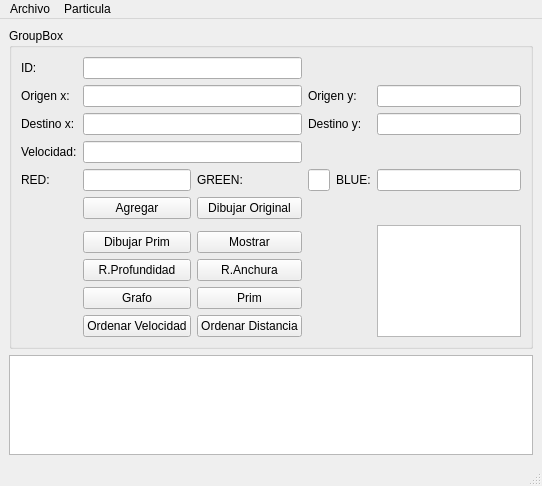
<?xml version="1.0" encoding="UTF-8"?>
<ui version="4.0">
 <class>MainWindow</class>
 <widget class="QMainWindow" name="MainWindow">
  <property name="geometry">
   <rect>
    <x>0</x>
    <y>0</y>
    <width>542</width>
    <height>486</height>
   </rect>
  </property>
  <property name="windowTitle">
   <string>MainWindow</string>
  </property>
  <widget class="QWidget" name="centralwidget">
   <layout class="QGridLayout" name="gridLayout">
    <item row="1" column="0">
     <widget class="QGraphicsView" name="graphicsView"/>
    </item>
    <item row="0" column="0">
     <widget class="QGroupBox" name="groupBox">
      <property name="title">
       <string>GroupBox</string>
      </property>
      <layout class="QGridLayout" name="gridLayout_2">
       <item row="0" column="0">
        <widget class="QLabel" name="label">
         <property name="text">
          <string>ID:</string>
         </property>
        </widget>
       </item>
       <item row="0" column="1" colspan="2">
        <widget class="QLineEdit" name="lineEdit"/>
       </item>
       <item row="1" column="0">
        <widget class="QLabel" name="label_2">
         <property name="text">
          <string>Origen x:</string>
         </property>
        </widget>
       </item>
       <item row="1" column="1" colspan="2">
        <widget class="QLineEdit" name="lineEdit_2"/>
       </item>
       <item row="1" column="3" colspan="2">
        <widget class="QLabel" name="label_6">
         <property name="text">
          <string>Origen y:</string>
         </property>
        </widget>
       </item>
       <item row="1" column="5">
        <widget class="QLineEdit" name="lineEdit_6"/>
       </item>
       <item row="2" column="0">
        <widget class="QLabel" name="label_3">
         <property name="text">
          <string>Destino x:</string>
         </property>
        </widget>
       </item>
       <item row="2" column="1" colspan="2">
        <widget class="QLineEdit" name="lineEdit_3"/>
       </item>
       <item row="2" column="3" colspan="2">
        <widget class="QLabel" name="label_7">
         <property name="text">
          <string>Destino y:</string>
         </property>
        </widget>
       </item>
       <item row="2" column="5">
        <widget class="QLineEdit" name="lineEdit_7"/>
       </item>
       <item row="3" column="0">
        <widget class="QLabel" name="label_4">
         <property name="text">
          <string>Velocidad:</string>
         </property>
        </widget>
       </item>
       <item row="3" column="1" colspan="2">
        <widget class="QLineEdit" name="lineEdit_4"/>
       </item>
       <item row="4" column="0">
        <widget class="QLabel" name="label_5">
         <property name="text">
          <string>RED:</string>
         </property>
        </widget>
       </item>
       <item row="4" column="1">
        <widget class="QLineEdit" name="lineEdit_5"/>
       </item>
       <item row="4" column="2">
        <widget class="QLabel" name="label_8">
         <property name="text">
          <string>GREEN:</string>
         </property>
        </widget>
       </item>
       <item row="4" column="3">
        <widget class="QLineEdit" name="lineEdit_8"/>
       </item>
       <item row="4" column="4">
        <widget class="QLabel" name="label_9">
         <property name="text">
          <string>BLUE:</string>
         </property>
        </widget>
       </item>
       <item row="4" column="5">
        <widget class="QLineEdit" name="lineEdit_9"/>
       </item>
       <item row="5" column="1">
        <widget class="QPushButton" name="pushButton">
         <property name="text">
          <string>Agregar</string>
         </property>
        </widget>
       </item>
       <item row="8" column="1">
        <widget class="QPushButton" name="pushButton_6">
         <property name="text">
          <string>R.Profundidad</string>
         </property>
        </widget>
       </item>
       <item row="9" column="1">
        <widget class="QPushButton" name="pushButton_5">
         <property name="text">
          <string>Grafo</string>
         </property>
        </widget>
       </item>
       <item row="9" column="2">
        <widget class="QPushButton" name="pushButton_8">
         <property name="text">
          <string>Prim</string>
         </property>
        </widget>
       </item>
       <item row="10" column="1">
        <widget class="QPushButton" name="pushButton_3">
         <property name="text">
          <string>Ordenar Velocidad</string>
         </property>
        </widget>
       </item>
       <item row="10" column="2">
        <widget class="QPushButton" name="pushButton_4">
         <property name="text">
          <string>Ordenar Distancia</string>
         </property>
        </widget>
       </item>
       <item row="6" column="5" rowspan="5">
        <widget class="QPlainTextEdit" name="plainTextEdit"/>
       </item>
       <item row="8" column="2">
        <widget class="QPushButton" name="pushButton_7">
         <property name="text">
          <string>R.Anchura</string>
         </property>
        </widget>
       </item>
       <item row="7" column="2">
        <widget class="QPushButton" name="pushButton_2">
         <property name="text">
          <string>Mostrar</string>
         </property>
        </widget>
       </item>
       <item row="7" column="1">
        <widget class="QPushButton" name="pushButton_9">
         <property name="text">
          <string>Dibujar Prim</string>
         </property>
        </widget>
       </item>
       <item row="5" column="2">
        <widget class="QPushButton" name="pushButton_10">
         <property name="text">
          <string>Dibujar Original</string>
         </property>
        </widget>
       </item>
      </layout>
     </widget>
    </item>
   </layout>
  </widget>
  <widget class="QMenuBar" name="menubar">
   <property name="geometry">
    <rect>
     <x>0</x>
     <y>0</y>
     <width>542</width>
     <height>21</height>
    </rect>
   </property>
   <widget class="QMenu" name="menusds">
    <property name="title">
     <string>Archivo</string>
    </property>
    <addaction name="actionGuardar"/>
    <addaction name="actionAbrir_2"/>
   </widget>
   <widget class="QMenu" name="menuParticula">
    <property name="title">
     <string>Particula</string>
    </property>
    <addaction name="actionMostar"/>
    <addaction name="actionPuntos_Cercanos"/>
   </widget>
   <addaction name="menusds"/>
   <addaction name="menuParticula"/>
  </widget>
  <widget class="QStatusBar" name="statusbar"/>
  <action name="actionGuardar">
   <property name="text">
    <string>Guardar</string>
   </property>
   <property name="shortcut">
    <string>Ctrl+S</string>
   </property>
  </action>
  <action name="actionAbrir_2">
   <property name="text">
    <string>Abrir</string>
   </property>
   <property name="shortcut">
    <string>Ctrl+O</string>
   </property>
  </action>
  <action name="actionMostar">
   <property name="text">
    <string>Mostar</string>
   </property>
  </action>
  <action name="actionPuntos_Cercanos">
   <property name="text">
    <string>Puntos Cercanos</string>
   </property>
  </action>
 </widget>
 <resources/>
 <connections/>
</ui>
